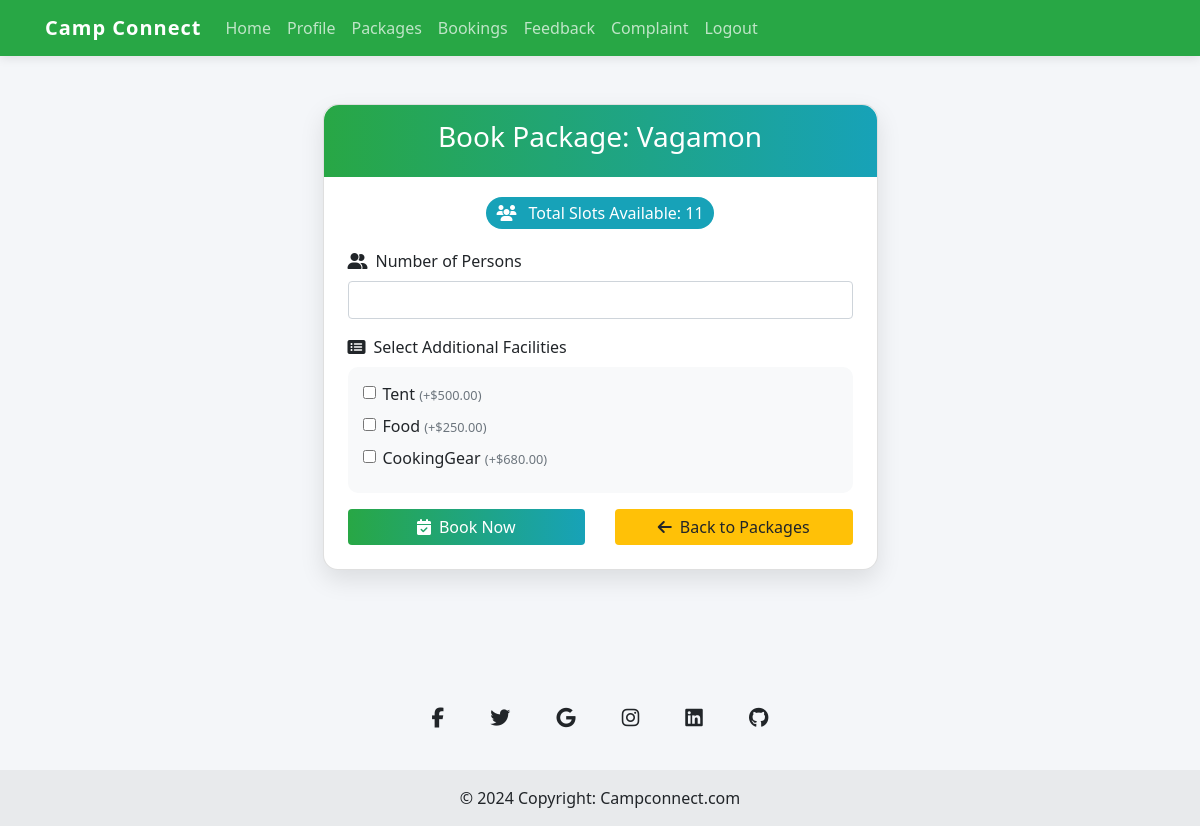
Page /User/book/10/ on the committed database.
### Camp/models.py (models this page shows)
class CampPackage(models.Model):
    camp = models.ForeignKey('Camp', on_delete=models.CASCADE, related_name='packages')
    package_name = models.CharField(max_length=100)
    description = models.TextField()
    location = models.TextField()
    camp_start_date = models.DateField(auto_now_add=True)
    camp_end_date = models.DateField()
    booking_start_date =models.DateField(auto_now_add=True)
    booking_end_date = models.DateField()
    max_people = models.PositiveIntegerField()
    facilities_provided = models.ManyToManyField('CampFacility', related_name='camp_packages', blank=True)
    price = models.DecimalField(max_digits=10, decimal_places=2)
    availability = models.BooleanField(default=True)
    images = models.ImageField(upload_to='package_images/', blank=True, null=True)

class CampFacility(models.Model):
    CAMP_ITEM_CHOICES = [
        ('Bed', 'Bed'),
        ('Tent', 'Tent'),
        ('Food', 'Food'),
        ('Stool', 'Stool'),
        ('SleepingBag', 'Sleeping Bag'),
        ('Lantern', 'Lantern'),
        ('CampFire', 'Camp Fire'),
        ('FirstAid', 'First Aid Kit'),
        ('CookingGear', 'Cooking Gear'),
        ('Water', 'Water Supply'),
    ]
    facility_name = models.CharField(max_length=100, choices=CAMP_ITEM_CHOICES)
    quantity_available = models.PositiveIntegerField(default=0)
    price_per_item = models.DecimalField(max_digits=10, decimal_places=2, default=0.00)
    description = models.TextField(blank=True, null=True)
    camp = models.ForeignKey('Camp', on_delete=models.CASCADE, related_name='facilities')

### User/views.py (the view, shortened to what this page needs)
# urls.py: path('book/<int:package_id>/', views.book_package, name='book_package'),
def book_package(request, package_id):
    package = get_object_or_404(CampPackage, id=package_id)
    return render(request, 'User/Book_package.html', {'package': package})

### User/templates/User/Book_Package.html (shortened to what this page needs)
<!DOCTYPE html>
<html lang="en">
<head>
    <link href="https://maxcdn.bootstrapcdn.com/bootstrap/4.5.2/css/bootstrap.min.css" rel="stylesheet">
</head>
<body>
    <nav class="navbar navbar-expand-lg navbar-dark">
        <div class="container">
            <a class="navbar-brand" href="{% url 'User:User_home'%}">Camp Connect</a>
            <div class="collapse navbar-collapse" id="navbarNav">
                <ul class="navbar-nav ms-auto">
                    <li class="nav-item"><a class="nav-link" href="{% url 'User:User_home'%}">Home</a></li>
                    <li class="nav-item"><a class="nav-link" href="{% url 'User:view_profile'%}">Profile</a></li>
                    <li class="nav-item"><a class="nav-link" href="{% url 'User:view_all_packages'%}">Packages</a></li>
                    <li class="nav-item"><a class="nav-link" href="{% url 'User:view_bookings'%}">Bookings</a></li>
                    <li class="nav-item"><a class="nav-link" href="{% url 'User:add_feedback'%}">Feedback</a></li>
                    <li class="nav-item"><a class="nav-link" href="{% url 'User:submit_complaint'%}">Complaint</a></li>
                    <li class="nav-item"><a class="nav-link" href="{% url 'User:Index'%}">Logout</a></li>
                </ul>
            </div>
        </div>
    </nav>
    <div class="container mt-5">
        <div class="card booking-container w-50 mx-auto">
            <div class="package-title">
                <h3>Book Package: {{ package.package_name }}</h3>
            </div>
            <div class="card-body p-4">
                <div class="text-center mb-4">
                    <span class="slots-badge">
                        <i class="fas fa-users mr-2"></i>
                        Total Slots Available: {{ package.max_people }}
                    </span>
                </div>
                <form method="POST">
                    <div class="form-group">
                        <label for="number_of_persons">
                            <i class="fas fa-user-friends mr-2"></i>Number of Persons
                        </label>
                        <input type="number"
                               class="form-control"
                               id="number_of_persons"
                               name="number_of_persons"
                               min="1"
                               max="{{ package.max_people }}"
                               required>
                    </div>
                    <div class="form-group">
                        <label>
                            <i class="fas fa-list-alt mr-2"></i>Select Additional Facilities
                        </label>
                        <div class="facility-list">
                            {% for facility in package.facilities_provided.all %}
                                <div class="form-check mb-2">
                                    <input type="checkbox"
                                           class="form-check-input"
                                           id="facility_{{ facility.id }}"
                                           name="facilities"
                                           value="{{ facility.id }}">
                                    <label class="form-check-label" for="facility_{{ facility.id }}">
                                        {{ facility.facility_name }}
                                        <small class="text-muted">(+${{ facility.price_per_item }})</small>
                                    </label>
                                </div>
                            {% endfor %}
                        </div>
                    </div>
                    <div class="row">
                        <div class="col-md-6">
                            <button type="submit" class="btn btn-book btn-success btn-block">
                                <i class="fas fa-calendar-check mr-2"></i>Book Now
                            </button>
                        </div>
                        <div class="col-md-6">
                            <a href="{% url 'User:view_all_packages' %}" class="btn btn-back btn-warning btn-block">
                                <i class="fas fa-arrow-left mr-2"></i>Back to Packages
                            </a>
                        </div>
                    </div>
                </form>
            </div>
        </div>
    </div>
<br><br><br><br>
    <footer class="text-center bg-body-tertiary">
        <div class="container pt-4">
            <section class="mb-4">
                <a class="btn btn-link btn-floating btn-lg text-body m-1" href="#!" role="button" data-mdb-ripple-color="dark">
                    <i class="fab fa-facebook-f"></i>
                </a>
                <a class="btn btn-link btn-floating btn-lg text-body m-1" href="#!" role="button" data-mdb-ripple-color="dark">
                    <i class="fab fa-twitter"></i>
                </a>
                <a class="btn btn-link btn-floating btn-lg text-body m-1" href="#!" role="button" data-mdb-ripple-color="dark">
                    <i class="fab fa-google"></i>
                </a>
                <a class="btn btn-link btn-floating btn-lg text-body m-1" href="#!" role="button" data-mdb-ripple-color="dark">
                    <i class="fab fa-instagram"></i>
                </a>
                <a class="btn btn-link btn-floating btn-lg text-body m-1" href="#!" role="button" data-mdb-ripple-color="dark">
                    <i class="fab fa-linkedin"></i>
                </a>
                <a class="btn btn-link btn-floating btn-lg text-body m-1" href="#!" role="button" data-mdb-ripple-color="dark">
                    <i class="fab fa-github"></i>
                </a>
            </section>
        </div>
        <div class="text-center p-3" style="background-color: rgba(0, 0, 0, 0.05);">
            © 2024 Copyright:
            <a class="text-body" href="www.campconnect.com">Campconnect.com</a>
        </div>
    </footer>
</body>
</html>

### User/templates/User/Book_Package.html (style rules this page uses)
:root { --primary-color: #28a745; --secondary-color: #17a2b8; --accent-color: #ffc107; --background-color: #f4f6f9; }
body { background-color: var(--background-color); font-family: 'Segoe UI', Tahoma, Geneva, Verdana, sans-serif; }
.booking-container { background: white; border-radius: 15px; box-shadow: 0 10px 25px rgba(0,0,0,0.1); transition: all 0.3s ease; }
.package-title { background: linear-gradient(to right, var(--primary-color), var(--secondary-color)); color: white; padding: 15px; border-top-left-radius: 15px; border-top-right-radius: 15px; text-align: center; }
.facility-list { max-height: 250px; overflow-y: auto; background-color: #f8f9fa; border-radius: 10px; padding: 15px; }
.btn-book { background: linear-gradient(to right, var(--primary-color), var(--secondary-color)); border: none; transition: transform 0.3s ease; }
.btn-back { background-color: var(--accent-color); border: none; transition: all 0.3s ease; }
.slots-badge { background-color: var(--secondary-color); color: white; padding: 5px 10px; border-radius: 20px; }
.navbar { background-color: var(--primary-color); box-shadow: 0 2px 10px rgba(0,0,0,0.1); }
.navbar-brand { font-weight: bold; color: white !important; letter-spacing: 1px; }
.nav-link { color: rgba(255,255,255,0.7) !important; transition: all 0.3s ease; position: relative; }
.nav-link::after { content: ''; position: absolute; width: 0; height: 2px; bottom: -5px; left: 50%; background-color: var(--secondary-color); transition: all 0.3s ease; }

### rows in the picture
CampPackage: package_name "Vagamon", max_people "11"
CampFacility: facility_name "Tent", price_per_item "500.00"
CampFacility: facility_name "Food", price_per_item "250.00"
CampFacility: facility_name "CookingGear", price_per_item "680.00"
